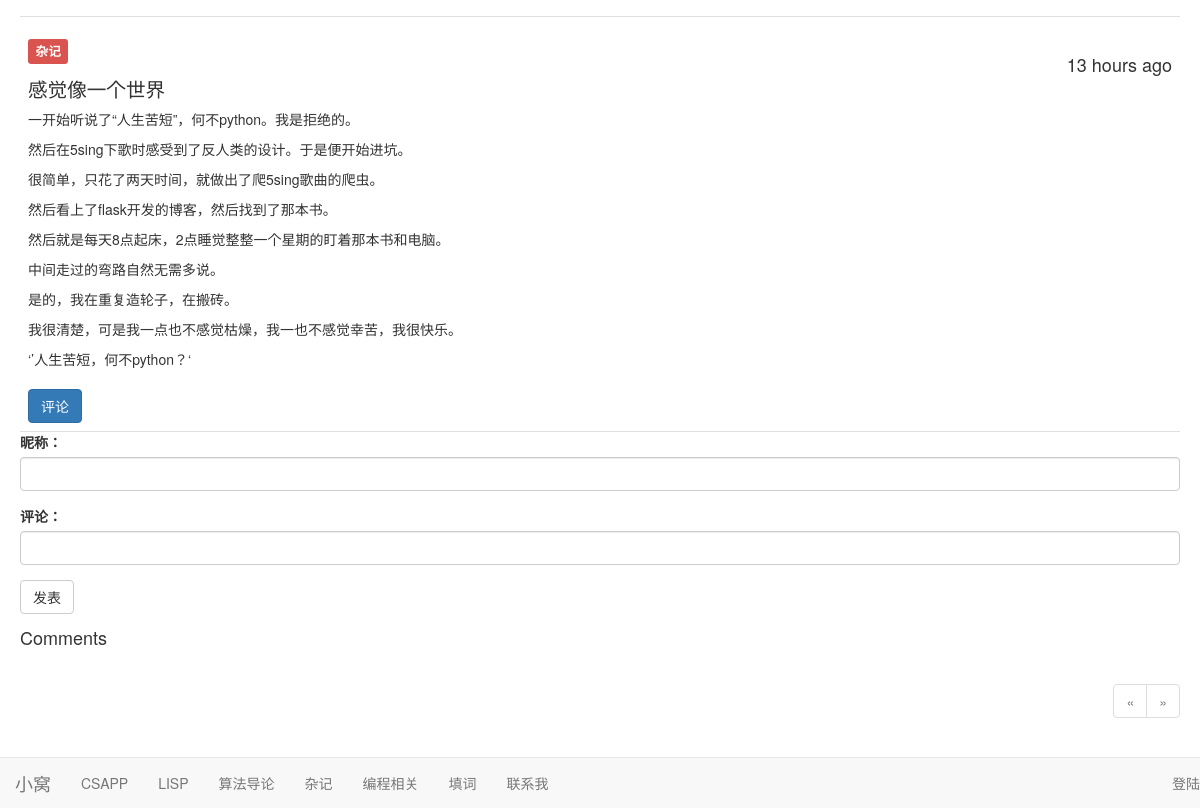
The page /post/2 on the database as committed earlier.
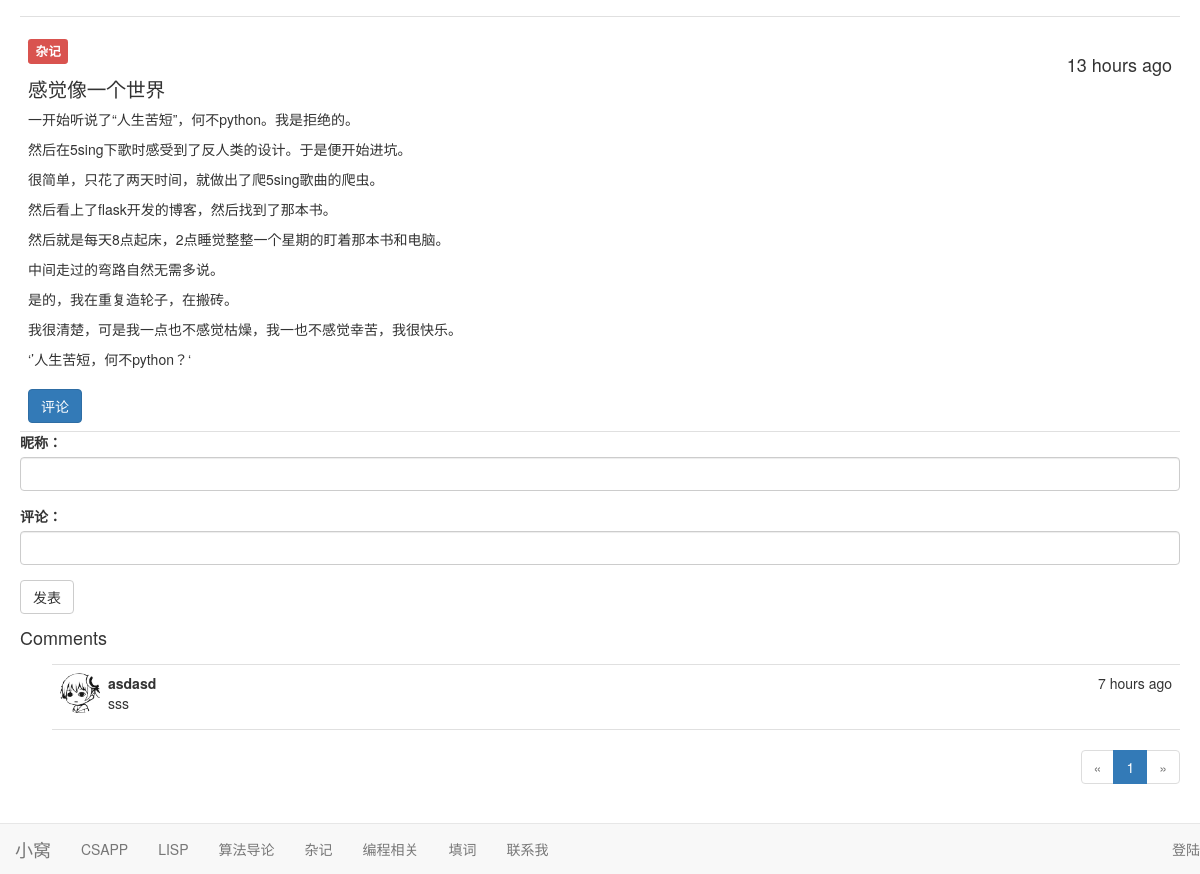
The same page on the database as committed later.
### app/models.py (models this page shows, shortened)
class Post(db.Model):
    __tablename__ = 'posts'
    id = db.Column(db.Integer, primary_key=True)
    kind = db.Column(db.Text)
    body = db.Column(db.Text)
    body_html = db.Column(db.Text)
    timestamp = db.Column(db.DateTime, index=True, default=datetime.utcnow)
    author_id = db.Column(db.Integer, db.ForeignKey('users.id'))
    comments = db.relationship('Comment', backref = 'post', lazy ='dynamic')

class Comment(db.Model):
    __tablename__ = 'comments'
    id = db.Column(db.Integer, primary_key=True)
    body = db.Column(db.Text)
    body_html = db.Column(db.Text)
    timestamp = db.Column(db.DateTime, index=True, default=datetime.utcnow)
    name = db.Column(db.Text,default='strong')
    author_id = db.Column(db.Integer, db.ForeignKey('users.id'))
    post_id = db.Column(db.Integer, db.ForeignKey('posts.id'))

### app/main/views.py (the view, shortened to what this page needs)
@main.route('/post/<int:id>', methods=['GET', 'POST'])
def post(id):
    post = Post.query.get_or_404(id)
    form = CommentForm()
    page = request.args.get('page', 1, type=int)
    if page == -1:
        page = (post.comments.count() - 1) // \
               current_app.config['FLASKY_COMMENTS_PER_PAGE'] + 1
    pagination = post.comments.order_by(Comment.timestamp.desc()).paginate(
        page, per_page=current_app.config['FLASKY_COMMENTS_PER_PAGE'],
        error_out=False)
    comments = pagination.items
    return render_template('post.html', posts=[post], form=form,
                           comments=comments, pagination=pagination)

### app/main/forms.py
class CommentForm(Form):
    name = StringField('昵称：', validators=[Required()])
    body = PageDownField("评论：", validators=[Required()])
    submit = SubmitField('发表')

### app/auth/views.py (called while the page is built)
@auth.before_app_request
def before_request():
    if current_user.is_authenticated \
            and not current_user.confirmed \
            and request.endpoint[:5] != 'auth.' \
            and request.endpoint != 'static':
        return redirect(url_for('auth.unconfirmed'))

### app/templates/post.html (shortened to what this page needs)
{% extends "base.html" %}
{% import "bootstrap/wtf.html" as wtf %}
{% import "_macros.html" as macros %}
{% block page_content %}
    {% include '_posts.html' %}
    <div >
        {{ wtf.quick_form(form) }}
    </div>
    <h4 id="comments">Comments</h4>
    {% include '_comments.html' %}
    {% if pagination %}
        <div class="pagination">
            {{ macros.pagination_widget(pagination, '.post', fragment='#comments', id=posts[0].id) }}
        </div>
    {% endif %}
{% endblock %}

### app/templates/_posts.html (shortened to what this page needs)
<ul class="posts">
    {% for post in posts %}
        <li class="post">
            <div class="post-content">
                <div class="post-date"><h4>{{ moment(post.timestamp).fromNow() }}</h4></div>
                <div class="post-body">
                 <h3><span class="label label-danger">{{ post.kind }}</span></h3>
                    {% if post.body_html %}
                        <p>{{ post.body_html| safe}}</p>
                    {% else %}
                        {{ post.body }}
                    {% endif %}
                </div>
                <a href="{{ url_for('.post', id = post.id) }}">
                    <button type="submit" class="btn btn-primary">评论</button>
                </a>
            </div>
        </li>
    {% endfor %}
</ul>

### app/templates/_comments.html (shortened to what this page needs)
<ul class="comments" xmlns="http://www.w3.org/1999/html">
    {% for comment in comments %}
        <li class="comment">
            {% if comment.name == 'sailaer'%}
                <div class="comment-thumbnail">
                    <img class="img-circle" src={{url_for('static', filename='admin.png')}} width = '40' height = '40'>
                </div>
            {% else %}
                <div class="comment-thumbnail">
                    <img class="img-circle" src={{ url_for('static', filename='guest.png') }} width = '40' height = '40'>
                </div>
            {% endif %}
            <div class="comment-content">
                <div class="comment-date">{{ moment(comment.timestamp).fromNow() }}</div>
                <div class="comment-author">{{ comment.name }}</div>
                <div class="comment-body">
                    {% if comment.body_html %}
                        {{ comment.body_html | safe }}
                    {% else %}
                        {{ comment.body }}
                    {% endif %}
                </div>
            </div>
        </li>
    {% endfor %}
</ul>

Rows that differ between the two databases and show on the page:
added Comment: timestamp "7 hours ago", name "asdasd", body_html "sss"
Other text that changed with them:
new list line: "1"
